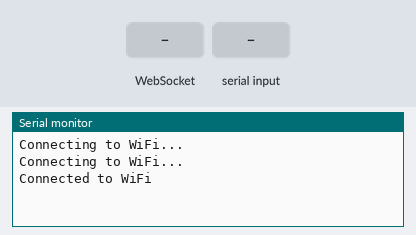
This sketch was run on a simulated ESP8266 (NodeMCU). Shown: the last lines printed to the serial monitor. Inputs (shaded band) come from the test bench. WiFi joins after 1.5 s; servers stay silent unless stated.

Above: at 3.2 s.
3.3 s: WebSocket text "Start" received
At 4.5 s:
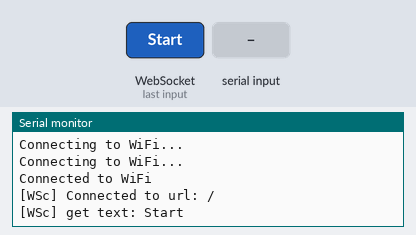
4.8 s: "Start\n" received over the second serial link
At 6.0 s:
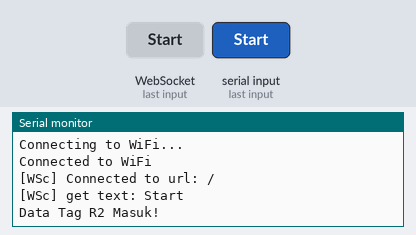
6.3 s: WebSocket text "Stop" received
At 6.9 s:
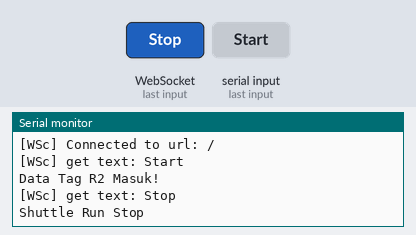
7.8 s: WebSocket text "1" received
At 9.3 s:
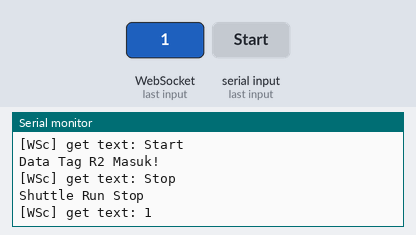

Measured:
- after the input at 3.3 s, the serial monitor: prints a new line at once (image 1)
- after the input at 4.8 s, the serial monitor: prints a new line at once (image 2)
- after the input at 6.3 s, the serial monitor: prints a new line at once (image 3)
- after the input at 7.8 s, the serial monitor: prints a new line at once (image 4)

The sketch:

R2.ino
```cpp
/*
   WebSocketClient.ino

    Created on: 24.05.2015

*/

#include <Arduino.h>

#include <ESP8266WiFi.h>
#include <WebSocketsClient.h>
#include <SoftwareSerial.h>
SoftwareSerial RFID(13, 15);

WebSocketsClient webSocket;

char data1[200];

const char* ssid = "BINJAS BBI1";
const char* password = "Jagojuara1";

int ledSend = 5;
int ledKonek = 4;

int count = 0;
String tagId = "";
void setup() {
  // Serial.begin(921600);
  Serial.begin(115200);
  RFID.begin(57600);

  WiFi.begin(ssid, password);

  while (WiFi.status() != WL_CONNECTED) {
    digitalWrite(ledKonek, 0);
    delay(1000);
    Serial.println("Connecting to WiFi...");
  }
  digitalWrite(ledKonek, 1);
  Serial.println("Connected to WiFi");

  // server address, port and URL
  webSocket.begin("192.168.8.114", 81);
  // event handler
  webSocket.onEvent(webSocketEvent);

  // try ever 5000 again if connection has failed
  webSocket.setReconnectInterval(5000);

}

void loop() {
  webSocket.loop();
  if (count == 1) {
    sendTag();
  }
}

void webSocketEvent(WStype_t type, uint8_t * payload, size_t length) {

  switch (type) {
    case WStype_DISCONNECTED:
      Serial.printf("[WSc] Disconnected!\n");
      digitalWrite(ledSend, 0);
      break;
    case WStype_CONNECTED: {
        Serial.printf("[WSc] Connected to url: %s\n", payload);
        digitalWrite(ledSend, 1);
        // send message to server when Connected
        webSocket.sendTXT("Shuttle R2 Online");
      }
      break;
    case WStype_TEXT:
      Serial.printf("[WSc] get text: %s\n", payload);
      strcpy(data1, (const char*)payload);
      if ((String)data1 == "Start") {
        count = 1;
      }
      if ((String)data1 == "Stop") {
        count = 0;
        Serial.println("Shuttle Run Stop");
      }

      // send message to server
      // webSocket.sendTXT("message here");
      break;
  }

}

void sendTag() {
  if (RFID.available()) { // Check if the RFID reader is sending data
    char c = RFID.read(); // Read the received character from RFID reader
    if (c == '\n') { // If the received character is a newline character
      Serial.println("Data Tag R2 Masuk!"); // Print the tag ID in hexadecimal format
      webSocket.sendTXT("R2");// tampilkan input di serial monitor
      tagId = ""; // Reset the tag ID variable
    } else {
      tagId += c; // Add the received character to the tag ID variable
    }
  }
}
```
